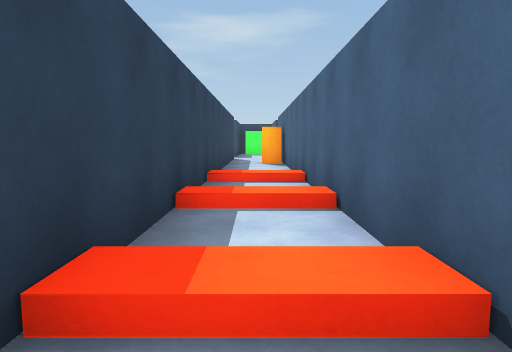
view 1 (above)

24 first-person views from a walk through a scene from a Unity 3-D project. The camera is 1.3 m above the floor, tilts 6° down and sees 75° across. The floor is counted in squares, 2 m on a side. Each view is taken from the middle of a square. On the plan, view 1 faces up. The plan holds only what a view shows up to about 10 squares ahead; the rest is blank. The place goes on beyond the plan. Some animated figures are not drawn.

view 2
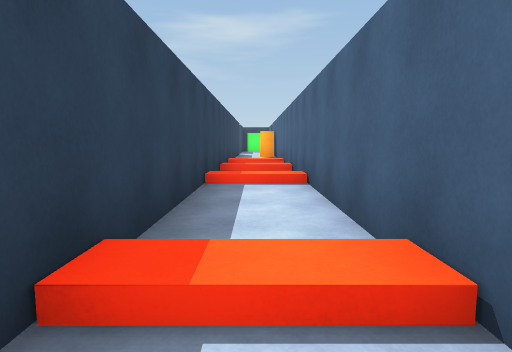

view 3
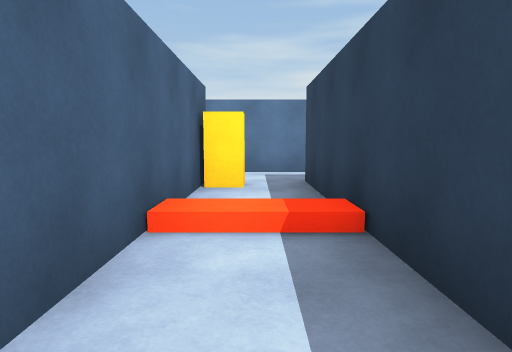

view 4
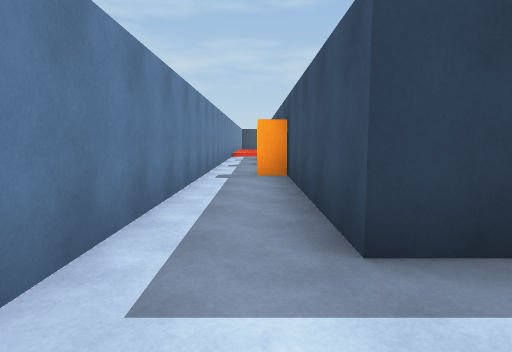

view 5
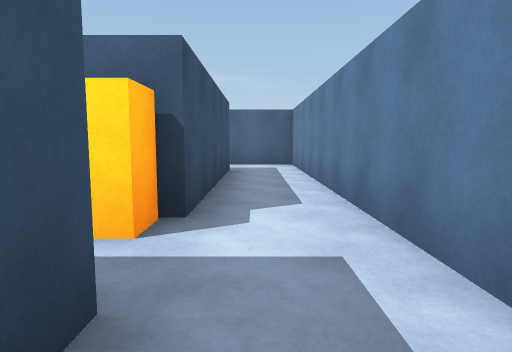

view 6
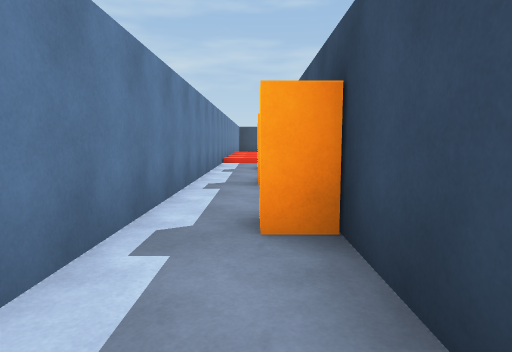

view 7
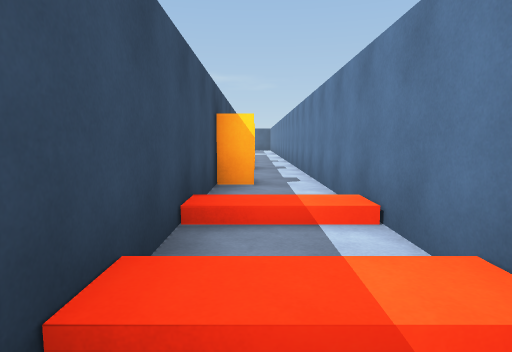

view 8
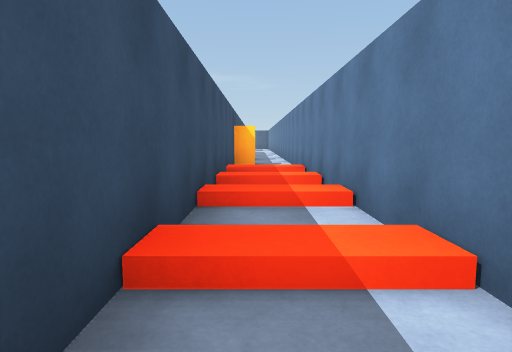

view 9
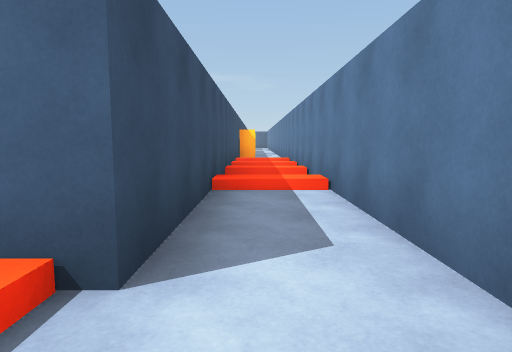

view 10
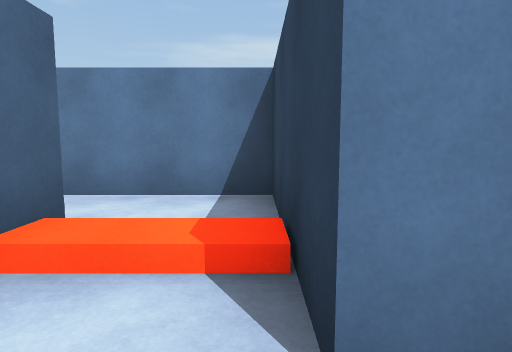

view 11
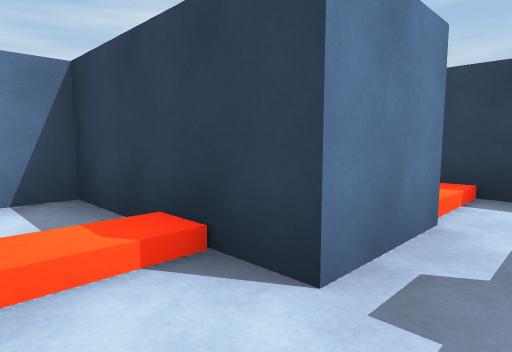

view 12
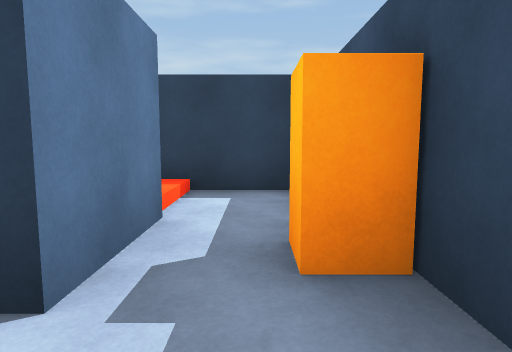

view 13
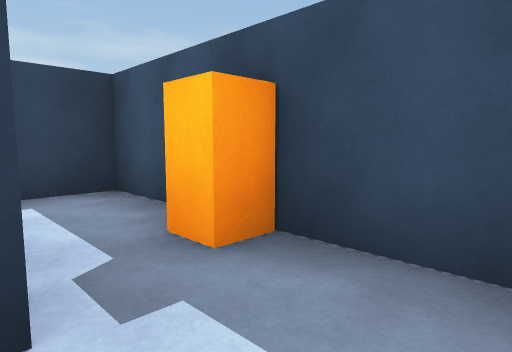

view 14
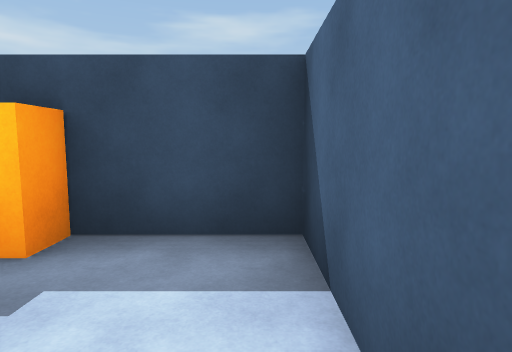

view 15
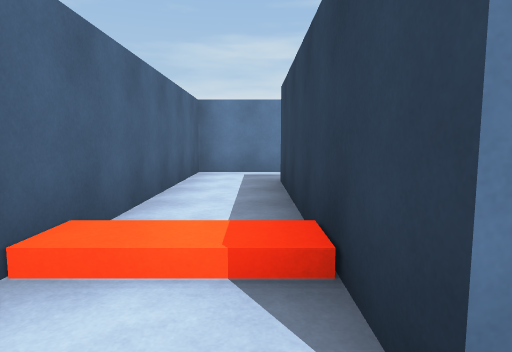

view 16
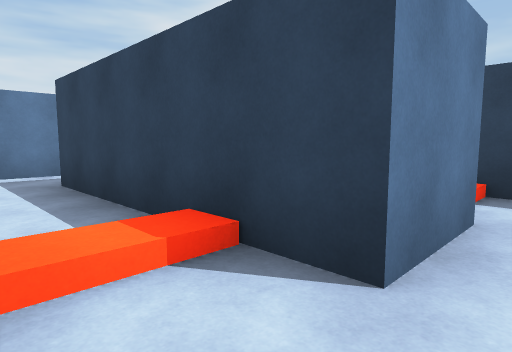

view 17
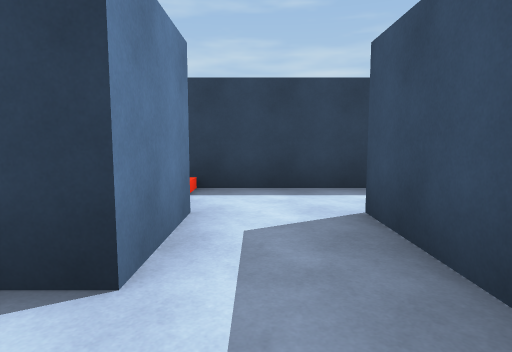

view 18
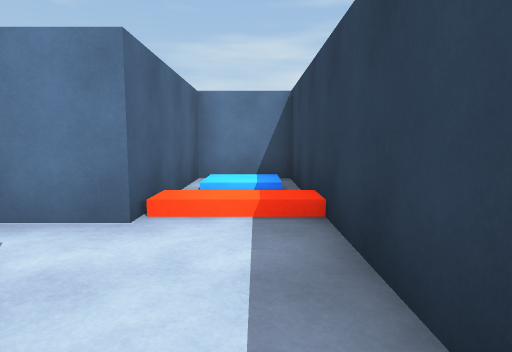

view 19
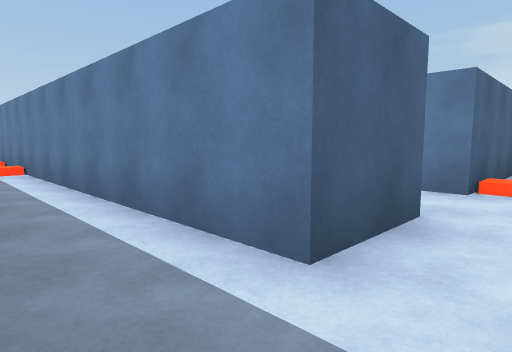

view 20
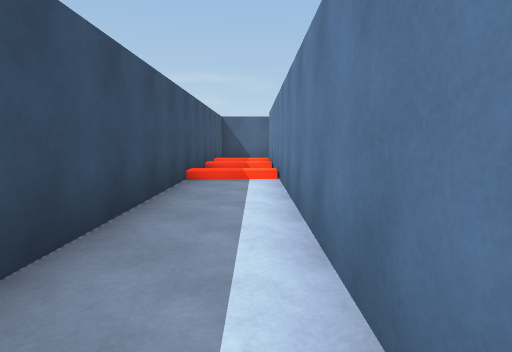

view 21
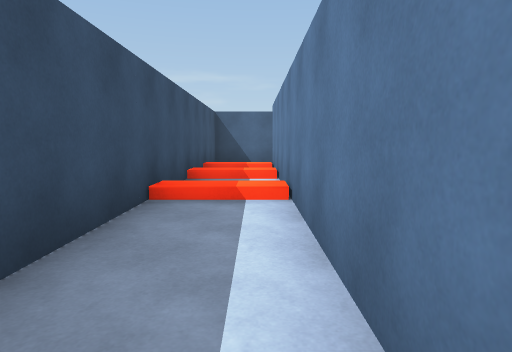

view 22
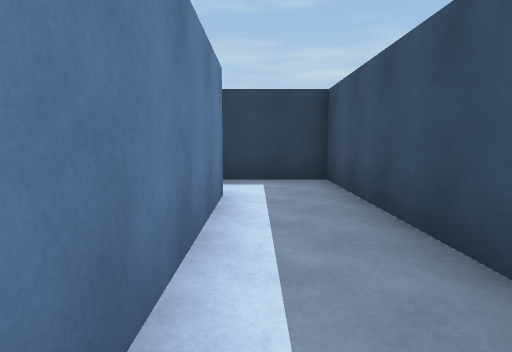

view 23
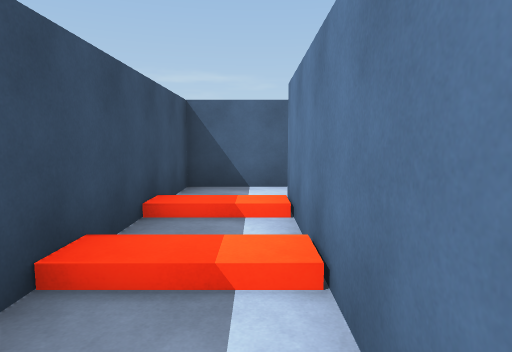

view 24
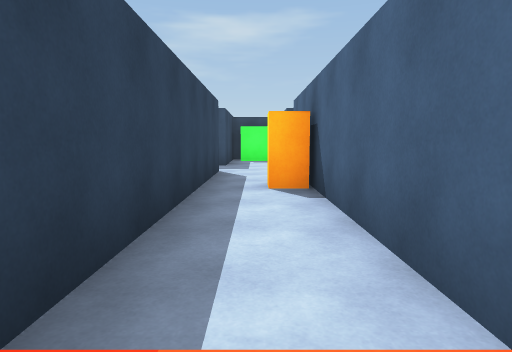

### Floor plan
Key: @ floor where view 1 was taken; # wall or solid block; . main floor; : floor 0.25 m higher than the main floor; / step, stairs or slope; O other object.
Columns run from 27 left of view 1 to 17 right of it. Each row starts with its distance up from view 1.
 15                           #.
 14                           #.
 13                           ..
 12                           #.
 11                           #.
 10                           #O#
  9                           #.#
  8                           #.#
  7                           #.#
  6                           #.#
  5                           #.#################
  4                           #.##......../.:...#
  3                           #.##......../.:...#
  2                           #.##.############ #
  1                           #.##.###
  0                           #@##.....
 -1                           #.##/##..
 -2 #######                   #.##.##//#
 -3 #..O..#                   #.##.##..#
 -4 #//#..#                   #.#####..#
 -5    #//###########    ######O#####..#
 -6    #.......//./.O..O.O.............#
 -7    #################################

Positions as (right, up) in squares from view 1, and headings:
1: (0, 0), facing up
2: (0, -4), facing up
3: (0, 0), facing down
4: (1, -6), facing left
5: (-2, -6), facing right
6: (-3, -6), facing left
7: (-16, -6), facing right
8: (-20, -6), facing right
9: (-23, -6), facing right
10: (-23, -3), facing down
11: (-22, -3), facing down-left
12: (-22, -3), facing left
13: (-22, -4), facing up-left
14: (-22, -5), facing up
15: (6, 0), facing down
16: (7, 0), facing down-left
17: (7, 0), facing left
18: (3, 2), facing down
19: (3, 4), facing down-right
20: (5, 3), facing right
21: (7, 3), facing right
22: (8, 3), facing left
23: (11, 3), facing right
24: (0, 5), facing up
